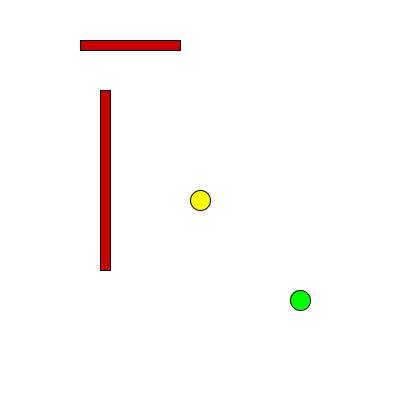
Frame 1 (no input)
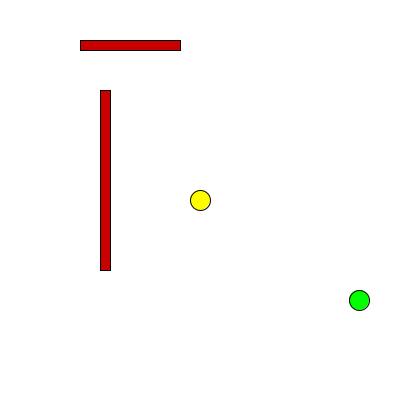
Frame 60 (the mouse pressed at the canvas centre just before this capture)
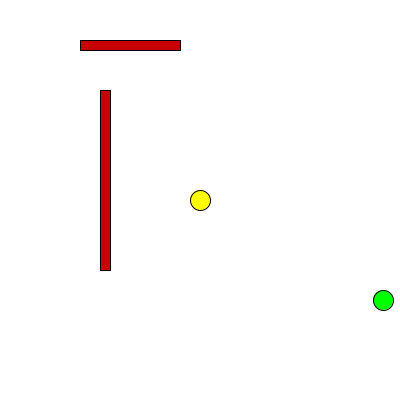
Frame 120 (the mouse held since frame 60 and released just before this capture)

The Processing sketch that drew these frames (run headless with seeded random() and noise(); from frame 60 on, the mouse is pressed at the canvas centre):

// Processing sketch: PACMAN
// ── PACMAN.pde
Personaje personaje;
Enemigo enemigo;
Pared pared1;
Pared pared2;

void setup() {
  size(400, 400);
  personaje = new Personaje(width/2, height/2);
  enemigo = new Enemigo(300, 300);
  pared1 = new Pared(100, 90, 10, 180);
  pared2 = new Pared(80, 40, 100, 10);
}

void draw() {
  background(255);
  personaje.mostrar();
  enemigo.mostrar();

  pared1.mostrar();
  pared2.mostrar();
  personaje.actualizarPosicion();
  if (personaje.colision(enemigo)) {
    println("te moriste");
    personaje.cambiarColorColisionado(1);
  }
    if (personaje.colisionPared(pared1)) {
    println("chocaste 1");
     personaje.cambiarColorColisionado(0);
  }
      if (personaje.colisionPared(pared2)) {
    println("chocaste 2");
     personaje.cambiarColorColisionado(0);
  }
}

void keyPressed() {
  // Mover el personaje según las teclas WASD
  if (key == 'W' || key == 'w' || keyCode == UP) {
    personaje.mover('W');
  } else if (key == 'S' || key == 's' || keyCode == DOWN) {
    personaje.mover('S');
  } else if (key == 'A' || key == 'a' || keyCode == LEFT) {
    personaje.mover('A');
  } else if (key == 'D' || key == 'd' || keyCode == RIGHT) {
    personaje.mover('D');
  }
}

// ── Enemigo.pde
class Enemigo {
  float x, y; // Posición del personaje
  float velocidad = 10; // Velocidad de movimiento
  float diametro = 20; // Tamaño del personaje
  color colorActual;
  boolean yendo = true;

  Enemigo(float posX, float posY) {
    x = posX;
    y = posY;
    colorActual = color(0, 255, 0);
  }

  void mostrar() {
    // Dibujar el personaje
    fill(colorActual);
    ellipse(x, y, diametro, diametro);
    if (yendo) {
      x++;
    } else {
      x--;
    }
    if (x<0  || x>400)
    {
      yendo=!yendo;
    }
  }
}

// ── Pared.pde
class Pared {
  float x, y; // Posición del rectángulo (esquina superior izquierda)
  float ancho, alto; // Ancho y alto del rectángulo
  
  Pared(float posX, float posY, float w, float h) {
    x = posX;
    y = posY;
    ancho = w;
    alto = h;
  }
  
  void mostrar() {
    fill(200,0,0);
    rect(x, y, ancho, alto);
  }
  
}

// ── Personaje.pde
class Personaje {
  float x, y; // Posición del personaje
  float velocidad = 2; // Velocidad de movimiento
  float diametro = 20; // Tamaño del personaje
  color colorActual, colorMuerto, colorChoque, colorNormal;
  float direccionX = 0;
  float direccionY = 0;
  boolean titilar = false;

  Personaje(float posX, float posY) {
    x = posX;
    y = posY;

    colorNormal = color(255, 255, 0);
    colorMuerto = color(0);
    colorChoque = color(255, 0, 0);
    colorActual = colorNormal;
  }

  void mover(char direccion) {
    // Establecer la dirección solo en el eje X o en el eje Y
    if (direccion == 'W' || direccion == 'w' || keyCode == UP) {
      direccionX = 0;
      direccionY = -velocidad; // Mover hacia arriba
    } else if (direccion == 'S' || direccion == 's' || keyCode == DOWN) {
      direccionX = 0;
      direccionY = velocidad; // Mover hacia abajo
    } else if (direccion == 'A' || direccion == 'a' || keyCode == LEFT) {
      direccionX = -velocidad; // Mover hacia la izquierda
      direccionY = 0;
    } else if (direccion == 'D' || direccion == 'd' || keyCode == RIGHT) {
      direccionX = velocidad; // Mover hacia la derecha
      direccionY = 0;
    }
  }

  void detener() {
    x -= direccionX;
    y -= direccionY;
    direccionX = 0;
    direccionY = 0;
  }

  void actualizarPosicion() {
    x += direccionX;
    y += direccionY;
  }

  void mostrar() {
    if (titilar) {
      fill(255 * floor(cos(millis() * 0.005)));
    } else {
      fill(colorActual);
    }

    ellipse(x, y, diametro, diametro);
  }

  void cambiarColorColisionado(int opcion) {
    switch(opcion) {
    case 0://si choque contra una pared
      colorActual = colorChoque;
      detener();
      titilar = false;
      break;
    case 1://si choque contra un enemigo
      titilar = true;
      break;
    }
  }

  // Método para verificar colisiones con un enemigo
  boolean colision(Enemigo otro) {
    float distancia = dist(x, y, otro.x, otro.y);
    return distancia < (diametro + otro.diametro) / 2;
  }

  // Método para verificar colisiones con una pared
  boolean colisionPared(Pared unaPared) {
    float radio = diametro/2;
    return x - radio < unaPared.x + unaPared.ancho &&
      x + radio > unaPared.x &&
      y - radio < unaPared.y + unaPared.alto &&
      y + radio > unaPared.y;
  }
}
